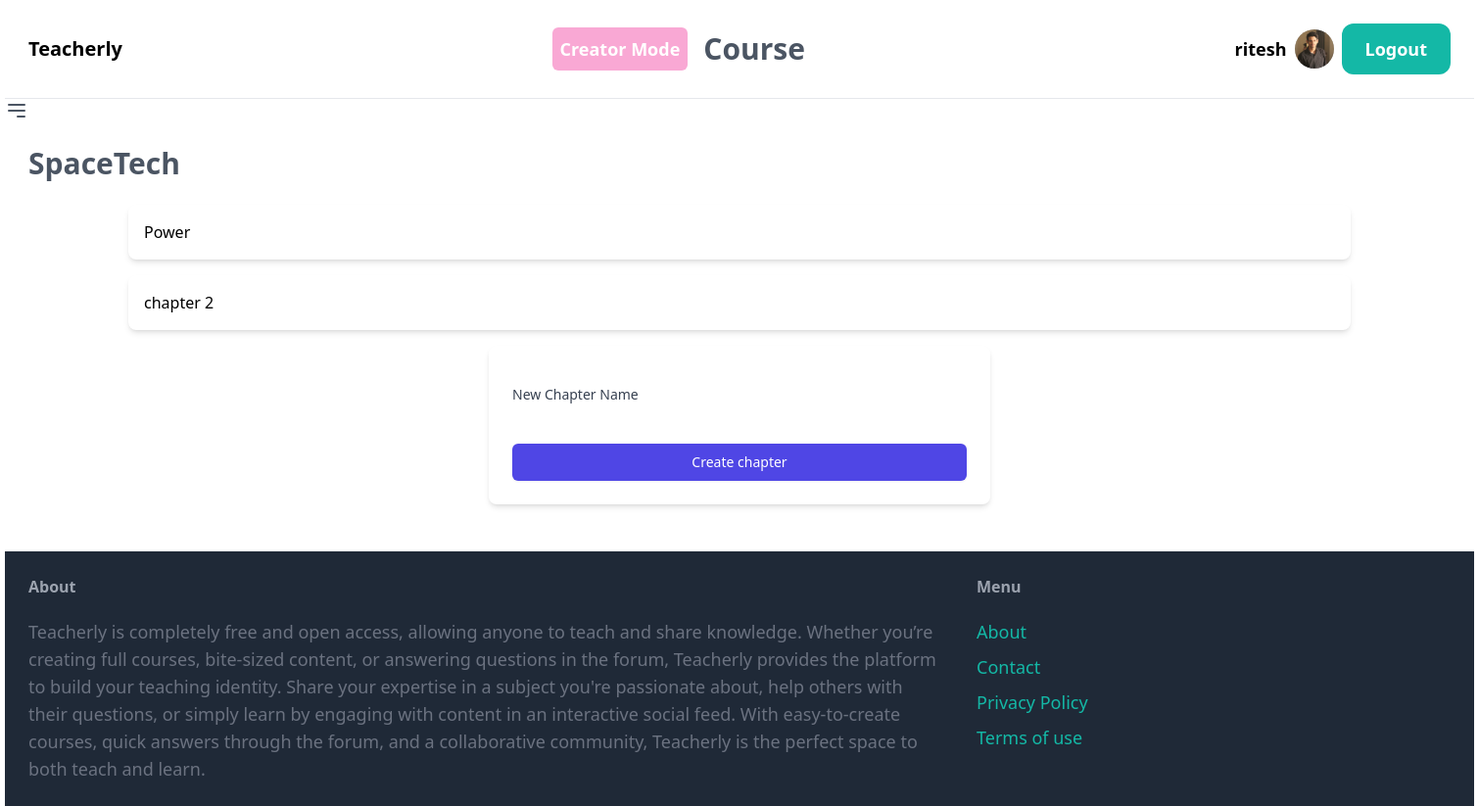
Screenshot of /course/edit/4/ (signed in) with the database file from the repository.
### core/models.py (models this page shows, shortened)
class Profile(models.Model):
    user_id = models.OneToOneField(User, related_name='Profile', on_delete=models.CASCADE)
    description = models.CharField(max_length = 500, blank=True)
    profile_pic = models.ImageField(upload_to='profil_pic', blank=True)

### course/models.py (models this page shows, shortened)
class Course(Likable, Savable):
    title = models.CharField(max_length=100)
    thumbnail = models.ImageField(upload_to='course_thumbnails/')
    description = models.TextField()
    topics = models.ManyToManyField(Topic, blank=True)
    teacher = models.ForeignKey(User, on_delete=models.CASCADE, related_name='taught_courses')
    students = models.ManyToManyField(User, related_name='enrolled_courses', blank=True)

class Chapter(models.Model):
    title = models.CharField(max_length=100)
    course = models.ForeignKey(Course, on_delete=models.CASCADE, related_name='chapters')
    serial_number = models.PositiveIntegerField(default=0, editable=True)

### course/views.py (the view)
# urls.py: path('edit/<int:pk>/', views.create_chapter, name='create_chapter'),
@login_required
def create_chapter(request, pk):
    course = get_object_or_404(Course, pk=pk)
    chapters = Chapter.objects.filter(course=course)
    if request.method == 'POST':
        form = ChapterForm(request.POST)
        if form.is_valid():
            chapter = form.save(commit=False)
            chapter.course = course
            chapter.save()
            return redirect('create_chapter', pk=course.id)
    else:
        form = ChapterForm()
    return render(request, 'course/create_chapter.html',{
        'form' : form,
        'course': course,
        'chapters':chapters,
    })

### course/forms.py
class ChapterForm(forms.ModelForm):
    class Meta:
        model = Chapter
        fields = ['title']

### course/templates/course/create_chapter.html (shortened to what this page needs)
{% extends 'core/base.html' %}
{% block section %}
<div class="flex items-center space-x-4">
    <div class="bg-pink-300 p-2 rounded-md">
        <p class="text-white font-bold text-lg">Creator Mode</p>
    </div>
    <p class="text-3xl font-bold text-gray-600">Course </p>
</div>
{% endblock %}
{% block content %}
<a href="#">
    <p class="text-3xl font-bold text-gray-600"> {{course.title}} </p>
</a>
<div class="container mx-auto px-4 py-6 space-y-4">
    {% for chapter in chapters %}
    <a href="{% url 'create_page' pk=course.id chapter_pk=chapter.id %}" class="block bg-white rounded-lg shadow-md p-4 hover:shadow-lg">{{ chapter.title }}</a>
    {% endfor %}
    <div class="max-w-lg mx-auto bg-white rounded-lg shadow-md p-6">
        <form method="post" enctype="multipart/form-data" class="space-y-4">
            <div>
                <label for="id_title" class="block text-sm font-medium text-gray-700">New Chapter Name</label>
                {{ form.title }}
            </div>
            <div>
                <button type="submit" class="w-full flex justify-center py-2 px-4 border border-transparent rounded-md shadow-sm text-sm font-medium text-white bg-indigo-600 hover:bg-indigo-700 focus:outline-none focus:ring-2 focus:ring-offset-2 focus:ring-indigo-500">Create chapter</button>
            </div>
        </form>
    </div>
</div>
{% endblock %}

### core/templates/core/base.html (shortened to what this page needs)
<!DOCTYPE html>
<html lang="en">
<head>
    <script src="https://cdn.tailwindcss.com"></script>
</head>
<body class="flex flex-col h-screen" style="width: 1500px; margin: 0 auto;">
    <nav class="py-6 px-6 flex justify-between items-center border-b border-gray-200">
        <a href="/" class="text-xl font-semibold"> Teacherly </a>
        <div class="text-center">
            {% block section %}{% endblock %}
        </div>
        <div class="space-x-6">
            {% if request.user.is_authenticated %}
                <div class="flex items-center space-x-2">
                    <a href="{% url 'user_profile' pk=request.user.id %}" class="flex items-center space-x-2">
                        <span class="text-lg font-semibold">{{ request.user.username }}</span>
                        <div class="h-10 w-10 rounded-full overflow-hidden bg-gray-300">
                            {% if request.user.Profile.profile_pic %}
                                <img src="{{ request.user.Profile.profile_pic.url }}" alt="Profile Pic" class="h-full w-full object-cover">
                            {% endif %}
                        </div>
                    </a>
                    <a href="{% url 'logout' %}" class="px-6 py-3 text-lg font-semibold bg-teal-500 text-white rounded-xl hover:bg-teal-700">Logout</a>
                </div>
            {% else %}
                <a href="{% url 'signup' %}" class="px-6 py-3 text-lg font-semibold bg-teal-500 text-white rounded-xl hover:bg-teal-700">Sign up</a>
                <a href="{% url 'login' %}" class="px-6 py-3 text-lg font-semibold bg-gray-500 text-white rounded-xl hover:bg-gray-700">Log in</a>
            {% endif %}
        </div>
    </nav>
    <button class="open-sidebar text-gray-600 focus:outline-none">
        <svg class="h-6 w-6" fill="none" stroke="currentColor" viewBox="0 0 24 24"
            xmlns="http://www.w3.org/2000/svg">
            <path stroke-linecap="round" stroke-linejoin="round" stroke-width="2"
                d="M4 6h16M4 12h16m-7 6h7"></path>
        </svg>
    </button>
    <div class="flex flex-1">
        <div class="px-6 py-6 flex-1">
            {% block content %}
            {% endblock %}
        </div>
    </div>
    <footer class="py-6 px-6 flex justify-between bg-gray-800">
        <div class="w-2/3 pr-10">
            <h3 class="mb-5 font-semibold text-gray-400"> About </h3>
            <p class="text-lg text-gray-500"> Teacherly is completely free and open access, allowing anyone to teach and share knowledge. Whether you’re creating full courses, bite-sized content, or answering questions in the forum, Teacherly provides the platform to build your teaching identity. Share your expertise in a subject you're passionate about, help others with their questions, or simply learn by engaging with content in an interactive social feed. With easy-to-create courses, quick answers through the forum, and a collaborative community, Teacherly is the perfect space to both teach and learn. </p>
        </div>
        <div class="w-1/3">
            <h3 class="mb-5 font-semibold text-gray-400"> Menu </h3>
            <ul class="space-y-2">
                <li><a href="#" class="text-lg text-teal-500 hover:text-teal-700">About</a></li>
                <li><a href="#" class="text-lg text-teal-500 hover:text-teal-700">Contact</a></li>
                <li><a href="#" class="text-lg text-teal-500 hover:text-teal-700">Privacy Policy</a></li>
                <li><a href="#" class="text-lg text-teal-500 hover:text-teal-700">Terms of use</a></li>
            </ul>
        </div>
    </footer>
</body>
</html>

### rows the page displays
Course: title "SpaceTech"
Chapter: title "Power"
Chapter: title "chapter 2"

### other values shown
{{ request.user.username }} "ritesh"
